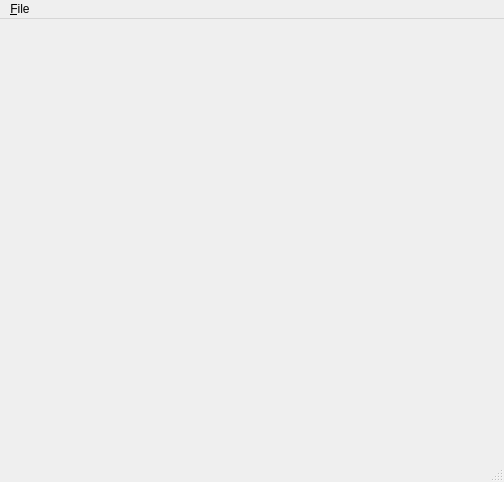
<?xml version="1.0" encoding="UTF-8"?>
<ui version="4.0">
 <class>ProjectMainWindow</class>
 <widget class="QMainWindow" name="ProjectMainWindow">
  <property name="geometry">
   <rect>
    <x>0</x>
    <y>0</y>
    <width>504</width>
    <height>482</height>
   </rect>
  </property>
  <property name="windowTitle">
   <string>VTK Image Reading</string>
  </property>
  <widget class="QWidget" name="m_CentralWidget">
   <layout class="QHBoxLayout" name="horizontalLayout">
    <item>
     <widget class="QVTKWidget" name="m_QVTKWidget">
      <property name="enabled">
       <bool>true</bool>
      </property>
     </widget>
    </item>
   </layout>
  </widget>
  <widget class="QMenuBar" name="menubar">
   <property name="geometry">
    <rect>
     <x>0</x>
     <y>0</y>
     <width>504</width>
     <height>22</height>
    </rect>
   </property>
   <widget class="QMenu" name="m_MenuFile">
    <property name="title">
     <string>&amp;File</string>
    </property>
    <addaction name="m_OpenAction"/>
   </widget>
   <addaction name="m_MenuFile"/>
  </widget>
  <widget class="QStatusBar" name="m_StatusBar"/>
  <action name="m_OpenAction">
   <property name="text">
    <string>&amp;Open</string>
   </property>
  </action>
  <action name="actionLoadImage">
   <property name="text">
    <string>&amp;Load Image</string>
   </property>
   <property name="toolTip">
    <string>LoadImage</string>
   </property>
  </action>
 </widget>
 <customwidgets>
  <customwidget>
   <class>QVTKWidget</class>
   <extends>QWidget</extends>
   <header>QVTKWidget.h</header>
  </customwidget>
 </customwidgets>
 <resources/>
 <connections/>
</ui>
